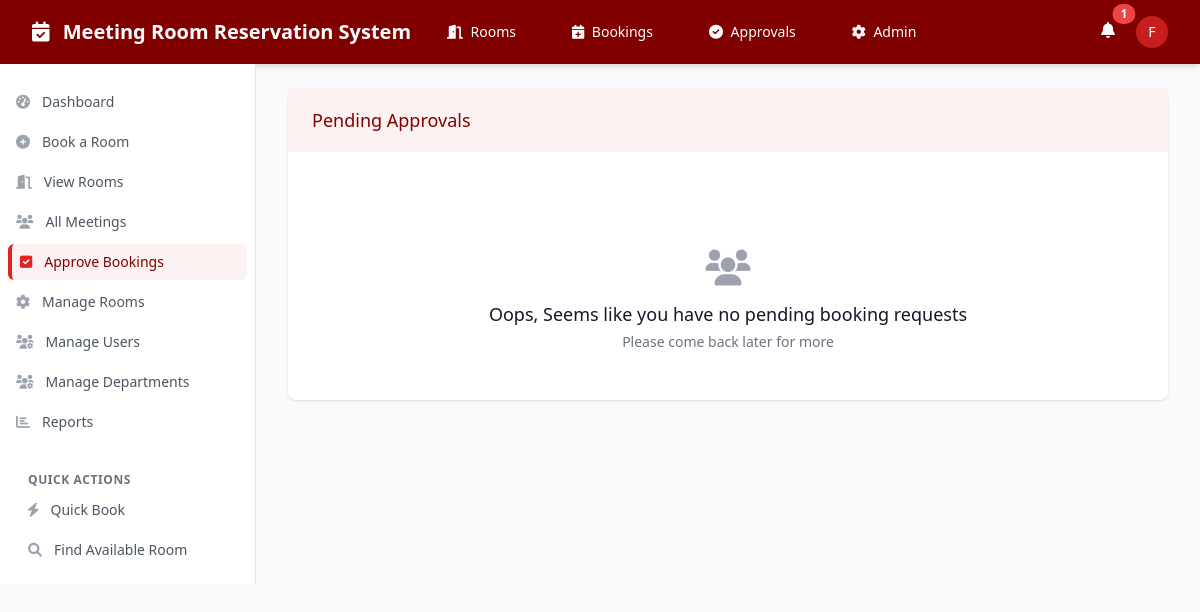
Before: /approvals.php (signed in) with the older database file.
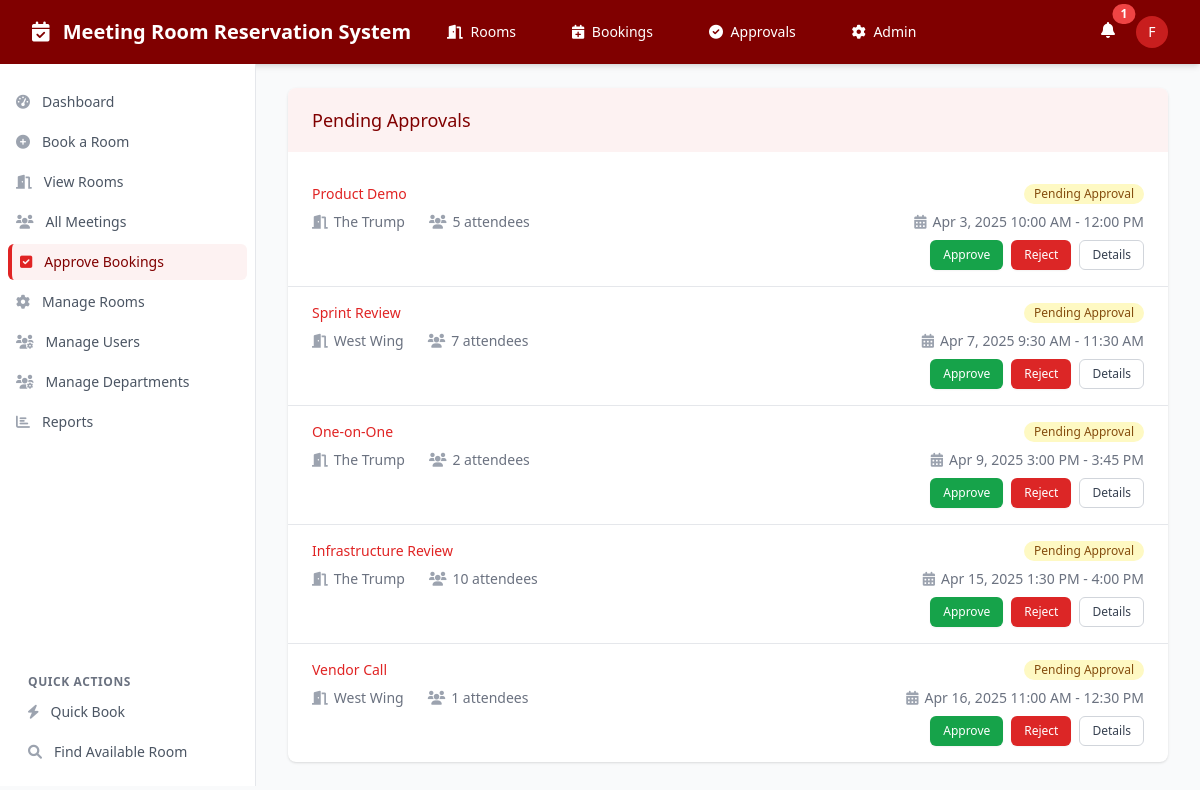
After: the same page with the newer database file.
### tables this page shows
CREATE TABLE bookings (
    booking_id INTEGER PRIMARY KEY AUTOINCREMENT,
    room_id INTEGER NOT NULL,
    user_id INTEGER NOT NULL,
    event_name TEXT NOT NULL,
    start_time DATETIME NOT NULL,
    end_time DATETIME NOT NULL,
    attendees_count INTEGER NOT NULL,
    status TEXT DEFAULT 'Pending', -- Pending, Approved, Rejected, Cancelled, Completed
    approver_id INTEGER,
    approval_notes TEXT,
    google_calendar_event_id TEXT, -- For calendar integration
    created_at DATETIME DEFAULT CURRENT_TIMESTAMP,
    FOREIGN KEY (room_id) REFERENCES boardrooms(room_id),
    FOREIGN KEY (user_id) REFERENCES users(user_id),
    FOREIGN KEY (approver_id) REFERENCES users(user_id)
);

CREATE TABLE boardrooms (
    room_id INTEGER PRIMARY KEY AUTOINCREMENT,
    room_name TEXT NOT NULL UNIQUE,
    capacity INTEGER NOT NULL,
    location TEXT NOT NULL,
    amenities TEXT, -- JSON string of available amenities
    is_active BOOLEAN DEFAULT TRUE,
    thumbnail_url TEXT -- URL for room image
);

### approvals.php (the view)
<?php
require_once 'includes/header.php';
$pending_approvals = $db->prepare("
SELECT b.booking_id, b.event_name, b.attendees_count, b.start_time, b.end_time, b.status, r.room_name
FROM bookings b
JOIN boardrooms r ON b.room_id = r.room_id
WHERE b.status = 'Pending';
");
$pending_approvals->execute();
$pendingApprovals = $pending_approvals->fetchAll(PDO::FETCH_ASSOC);
?>
<div class="bg-white shadow overflow-hidden sm:rounded-lg">
    <div class="px-4 py-5 sm:px-6 bg-maroon-50 mb-4">
        <h3 class="text-lg leading-6 font-medium text-maroon-900">Pending Approvals</h3>
    </div>
    <?php if (empty($pendingApprovals)): ?>
        <div class="mt-12 text-center py-12">
            <i class="fas fa-users text-4xl text-gray-400 mb-3"></i>
            <h3 class="text-lg font-medium text-gray-900">Oops, Seems like you have no pending booking requests</h3>
            <p class="mt-1 text-sm text-gray-500">Please come back later for more
            </p>
        </div>
    <?php else: ?>
        <ul class="divide-y divide-gray-200 mt-2">
            <?php foreach ($pendingApprovals as $booking): ?>
                <li>
                    <div class="px-4 py-4 sm:px-6">
                        <div class="flex items-center justify-between">
                            <p class="text-sm font-medium text-maroon-600 truncate">
                                <?= $booking['event_name'] ?>
                            </p>
                            <div class="ml-2 flex-shrink-0 flex">
                                <span class="inline-flex items-center px-2.5 py-0.5 rounded-full text-xs font-medium bg-yellow-100 text-yellow-800">
                                    Pending Approval
                                </span>
                            </div>
                        </div>
                        <div class="mt-2 sm:flex sm:justify-between">
                            <div class="sm:flex">
                                <p class="flex items-center text-sm text-gray-500">
                                    <i class="fas fa-door-open text-gray-400 mr-1.5"></i>
                                    <?= $booking['room_name'] ?>
                                </p>
                                <p class="mt-2 flex items-center text-sm text-gray-500 sm:mt-0 sm:ml-6">
                                    <i class="fas fa-users text-gray-400 mr-1.5"></i>
                                    <?= $booking['attendees_count'] ?> attendees
                                </p>
                            </div>
                            <div class="mt-2 flex items-center text-sm text-gray-500 sm:mt-0">
                                <i class="fas fa-calendar-alt text-gray-400 mr-1.5"></i>
                                <time datetime="<?= date('Y-m-d\TH:i:s', strtotime($booking['start_time'])) ?>">
                                    <?= date('M j, Y g:i A', strtotime($booking['start_time'])) ?> - <?= date('g:i A', strtotime($booking['end_time'])) ?>
                                </time>
                            </div>
                        </div>
                        <div class="mt-2 flex justify-end space-x-2">
                            <a href="approve_booking.php?id=<?= $booking['booking_id'] ?>" class="inline-flex items-center px-3 py-1.5 border border-transparent text-xs font-medium rounded-md shadow-sm text-white bg-green-600 hover:bg-green-700 focus:outline-none focus:ring-2 focus:ring-offset-2 focus:ring-green-500">
                                Approve
                            </a>
                            <a href="reject_booking.php?id=<?= $booking['booking_id'] ?>" class="inline-flex items-center px-3 py-1.5 border border-transparent text-xs font-medium rounded-md shadow-sm text-white bg-red-600 hover:bg-red-700 focus:outline-none focus:ring-2 focus:ring-offset-2 focus:ring-red-500">
                                Reject
                            </a>
                            <a href="booking_details.php?id=<?= $booking['booking_id'] ?>" class="inline-flex items-center px-3 py-1.5 border border-gray-300 text-xs font-medium rounded-md text-gray-700 bg-white hover:bg-gray-50 focus:outline-none focus:ring-2 focus:ring-offset-2 focus:ring-maroon-500">
                                Details
                            </a>
                        </div>
                    </div>
                </li>
            <?php endforeach; ?>
        </ul>
    <?php endif; ?>
</div>
</body>
</html>

### includes/header.php (shortened to what this page needs)
<?php
require_once 'db.php';
$isLoggedIn = isset($_SESSION['user_id']);
$userRole = $isLoggedIn ? $_SESSION['role'] : 'guest';
$userId = $isLoggedIn ? $_SESSION['user_id'] : null;
$unreadNotifications = 0;
if ($isLoggedIn) {
    $stmt = $db->prepare("SELECT COUNT(*) FROM notifications WHERE user_id = ? AND is_read = 0");
    $stmt->execute([$userId]);
    $unreadNotifications = $stmt->fetchColumn();
}
?>
<!DOCTYPE html>
<html lang="en">
<head>
    <script src="https://cdn.tailwindcss.com?plugins=forms,typography,aspect-ratio,container-queries"></script>
    <link href="https://cdnjs.cloudflare.com/ajax/libs/font-awesome/6.0.0/css/all.min.css" rel="stylesheet">
</head>
<body class="bg-gray-50">
    <nav class="bg-maroon-900 shadow-md">
        <div class="max-w-7xl mx-auto px-4 sm:px-6 lg:px-8">
            <div class="flex justify-between h-16">
                <div class="flex items-center justify-start">
                    <div class="flex-shrink-0 flex items-center">
                        <a href="index.php" class="text-white text-xl font-bold">
                            <i class="fas fa-calendar-check mr-2"></i> Meeting Room Reservation System
                        </a>
                    </div>
                    <div class="hidden sm:ml-6 sm:flex sm:space-x-8">
                        <a href="rooms.php" class="text-white hover:text-gold-400 px-3 py-2 rounded-md text-sm font-medium">
                            <i class="fas fa-door-open mr-1"></i> Rooms
                        </a>
                        <a href="bookings.php" class="text-white hover:text-gold-400 px-3 py-2 rounded-md text-sm font-medium">
                            <i class="fas fa-calendar-plus mr-1"></i> Bookings
                        </a>
                        <?php if ($isLoggedIn && in_array($userRole, ['approver', 'admin'])): ?>
                            <a href="approvals.php" class="text-white hover:text-gold-400 px-3 py-2 rounded-md text-sm font-medium">
                                <i class="fas fa-check-circle mr-1"></i> Approvals
                            </a>
                        <?php endif; ?>
                        <?php if ($isLoggedIn && $userRole === 'admin'): ?>
                            <a href="admin.php" class="text-white hover:text-gold-400 px-3 py-2 rounded-md text-sm font-medium">
                                <i class="fas fa-cog mr-1"></i> Admin
                            </a>
                        <?php endif; ?>
                    </div>
                </div>
                <div class="hidden sm:ml-6 sm:flex sm:items-center">
                    <?php if ($isLoggedIn): ?>
                        <div class="ml-3 relative">
                            <div class="relative">
                                <button id="notifications-button" class="p-1 rounded-full text-white hover:text-gold-400 focus:outline-none">
                                    <i class="fas fa-bell h-6 w-6"></i>
                                    <?php if ($unreadNotifications > 0): ?>
                                        <span class="absolute top-0 right-0 inline-flex items-center justify-center px-2 py-1 text-xs font-bold leading-none text-white transform translate-x-1/2 -translate-y-1/2 bg-red-500 rounded-full">
                                            <?= $unreadNotifications ?>
                                        </span>
                                    <?php endif; ?>
                                </button>
                            </div>
                        </div>
                        <div class="ml-3 relative">
                            <div>
                                <button id="user-menu-button" class="flex text-sm rounded-full focus:outline-none">
                                    <div class="h-8 w-8 rounded-full bg-maroon-700 text-white flex items-center justify-center">
                                        <?= strtoupper(substr($_SESSION['first_name'], 0, 1)) ?>
                                    </div>
                                </button>
                            </div>
                        </div>
                    <?php endif; ?>
                </div>
            </div>
        </div>
    </nav>
    <div class="flex">
        <div class="hidden md:flex md:flex-shrink-0">
            <div class="flex flex-col w-64 bg-white border-r border-gray-200">
                <div class="h-0 flex-1 flex flex-col pt-5 pb-4 overflow-y-auto">
                    <nav class="flex-1 px-2 space-y-1">
                        <a href="dashboard.php" class="<?= basename($_SERVER['PHP_SELF']) == 'dashboard.php' ? 'bg-maroon-50 text-maroon-900 border-l-4 border-maroon-600' : 'text-gray-600 hover:bg-gray-50 hover:text-gray-900' ?> group flex items-center px-2 py-2 text-sm font-medium rounded-md">
                            <i class="fas fa-tachometer-alt <?= basename($_SERVER['PHP_SELF']) == 'dashboard.php' ? 'text-maroon-600' : 'text-gray-400 group-hover:text-gray-500' ?> mr-3"></i>
                            Dashboard
                        </a>
                        <a href="book_room.php" class="<?= basename($_SERVER['PHP_SELF']) == 'book_room.php' ? 'bg-maroon-50 text-maroon-900 border-l-4 border-maroon-600' : 'text-gray-600 hover:bg-gray-50 hover:text-gray-900' ?> group flex items-center px-2 py-2 text-sm font-medium rounded-md">
                            <i class="fas fa-plus-circle <?= basename($_SERVER['PHP_SELF']) == 'book_room.php' ? 'text-maroon-600' : 'text-gray-400 group-hover:text-gray-500' ?> mr-3"></i>
                            Book a Room
                        </a>
                        <a href="rooms.php" class="<?= basename($_SERVER['PHP_SELF']) == 'rooms.php' ? 'bg-maroon-50 text-maroon-900 border-l-4 border-maroon-600' : 'text-gray-600 hover:bg-gray-50 hover:text-gray-900' ?> group flex items-center px-2 py-2 text-sm font-medium rounded-md">
                            <i class="fas fa-door-open <?= basename($_SERVER['PHP_SELF']) == 'rooms.php' ? 'text-maroon-600' : 'text-gray-400 group-hover:text-gray-500' ?> mr-3"></i>
                            View Rooms
                        </a>
                        <a href="meetings.php" class="<?= basename($_SERVER['PHP_SELF']) == 'meetings.php' ? 'bg-maroon-50 text-maroon-900 border-l-4 border-maroon-600' : 'text-gray-600 hover:bg-gray-50 hover:text-gray-900' ?> group flex items-center px-2 py-2 text-sm font-medium rounded-md">
                            <i class="fas fa-users <?= basename($_SERVER['PHP_SELF']) == 'meetings.php' ? 'text-maroon-600' : 'text-gray-400 group-hover:text-gray-500' ?> mr-3"></i>
                            All Meetings
                        </a>
                        <?php if ($isLoggedIn && in_array($userRole, ['approver', 'admin'])): ?>
                            <a href="approvals.php" class="<?= basename($_SERVER['PHP_SELF']) == 'approvals.php' ? 'bg-maroon-50 text-maroon-900 border-l-4 border-maroon-600' : 'text-gray-600 hover:bg-gray-50 hover:text-gray-900' ?> group flex items-center px-2 py-2 text-sm font-medium rounded-md">
                                <i class="fas fa-check-square <?= basename($_SERVER['PHP_SELF']) == 'approvals.php' ? 'text-maroon-600' : 'text-gray-400 group-hover:text-gray-500' ?> mr-3"></i>
                                Approve Bookings
                            </a>
                        <?php endif; ?>
                        <?php if ($isLoggedIn && $userRole === 'admin'): ?>
                            <a href="manage_rooms.php" class="<?= basename($_SERVER['PHP_SELF']) == 'manage_rooms.php' ? 'bg-maroon-50 text-maroon-900 border-l-4 border-maroon-600' : 'text-gray-600 hover:bg-gray-50 hover:text-gray-900' ?> group flex items-center px-2 py-2 text-sm font-medium rounded-md">
                                <i class="fas fa-cog <?= basename($_SERVER['PHP_SELF']) == 'manage_rooms.php' ? 'text-maroon-600' : 'text-gray-400 group-hover:text-gray-500' ?> mr-3"></i>
                                Manage Rooms
                            </a>
                            <a href="manage_users.php" class="<?= basename($_SERVER['PHP_SELF']) == 'manage_users.php' ? 'bg-maroon-50 text-maroon-900 border-l-4 border-maroon-600' : 'text-gray-600 hover:bg-gray-50 hover:text-gray-900' ?> group flex items-center px-2 py-2 text-sm font-medium rounded-md">
                                <i class="fas fa-users-cog <?= basename($_SERVER['PHP_SELF']) == 'manage_users.php' ? 'text-maroon-600' : 'text-gray-400 group-hover:text-gray-500' ?> mr-3"></i>
                                Manage Users
                            </a>
                            <a href="manage_users.php" class="<?= basename($_SERVER['PHP_SELF']) == 'manage_departments.php' ? 'bg-maroon-50 text-maroon-900 border-l-4 border-maroon-600' : 'text-gray-600 hover:bg-gray-50 hover:text-gray-900' ?> group flex items-center px-2 py-2 text-sm font-medium rounded-md">
                                <i class="fas fa-users-cog <?= basename($_SERVER['PHP_SELF']) == 'manage_departments.php' ? 'text-maroon-600' : 'text-gray-400 group-hover:text-gray-500' ?> mr-3"></i>
                                Manage Departments
                            </a>
                            <a href="reports.php" class="<?= basename($_SERVER['PHP_SELF']) == 'reports.php' ? 'bg-maroon-50 text-maroon-900 border-l-4 border-maroon-600' : 'text-gray-600 hover:bg-gray-50 hover:text-gray-900' ?> group flex items-center px-2 py-2 text-sm font-medium rounded-md">
                                <i class="fas fa-chart-bar <?= basename($_SERVER['PHP_SELF']) == 'reports.php' ? 'text-maroon-600' : 'text-gray-400 group-hover:text-gray-500' ?> mr-3"></i>
                                Reports
                            </a>
                        <?php endif; ?>
                    </nav>
                    <div class="px-4 mt-8">
                        <h3 class="px-3 text-xs font-semibold text-gray-500 uppercase tracking-wider">Quick Actions</h3>
                        <div class="mt-1 space-y-1">
                            <a href="book_room.php?quick=1" class="group flex items-center px-3 py-2 text-sm font-medium text-gray-600 rounded-md hover:text-gray-900 hover:bg-gray-50">
                                <i class="fas fa-bolt text-gray-400 group-hover:text-gray-500 mr-3"></i>
                                Quick Book
                            </a>
                            <a href="find_room.php" class="group flex items-center px-3 py-2 text-sm font-medium text-gray-600 rounded-md hover:text-gray-900 hover:bg-gray-50">
                                <i class="fas fa-search text-gray-400 group-hover:text-gray-500 mr-3"></i>
                                Find Available Room
                            </a>
                        </div>
                    </div>
                </div>
            </div>
        </div>
        <div class="flex-1 overflow-auto">
            <main class="py-6 px-4 sm:px-6 lg:px-8">
                <div class="max-w-7xl mx-auto">

Changed rows visible on the page:
added bookings: event_name "Product Demo", room.room_name "The Trump", attendees_count "5", start_time "Apr 3, 2025 10:00 AM", end_time "12:00 PM"
added bookings: event_name "Sprint Review", room.room_name "West Wing", attendees_count "7", start_time "Apr 7, 2025 9:30 AM", end_time "11:30 AM"
added bookings: event_name "One-on-One", room.room_name "The Trump", attendees_count "2", start_time "Apr 9, 2025 3:00 PM", end_time "3:45 PM"
added bookings: event_name "Infrastructure Review", room.room_name "The Trump", attendees_count "10", start_time "Apr 15, 2025 1:30 PM", end_time "4:00 PM"
added bookings: event_name "Vendor Call", room.room_name "West Wing", attendees_count "1", start_time "Apr 16, 2025 11:00 AM", end_time "12:30 PM"
Other visible differences:
text no longer shown: "Oops, Seems like you have no pending booking requests Please come back later for more"
